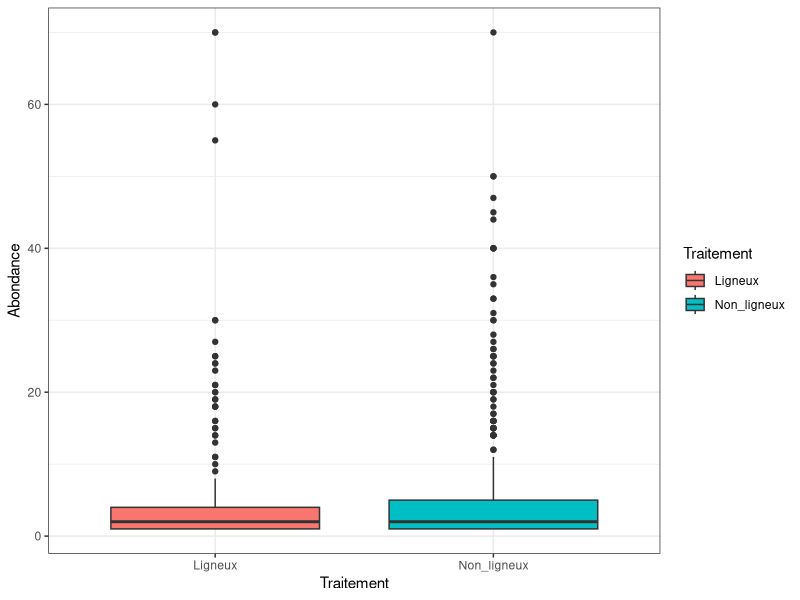
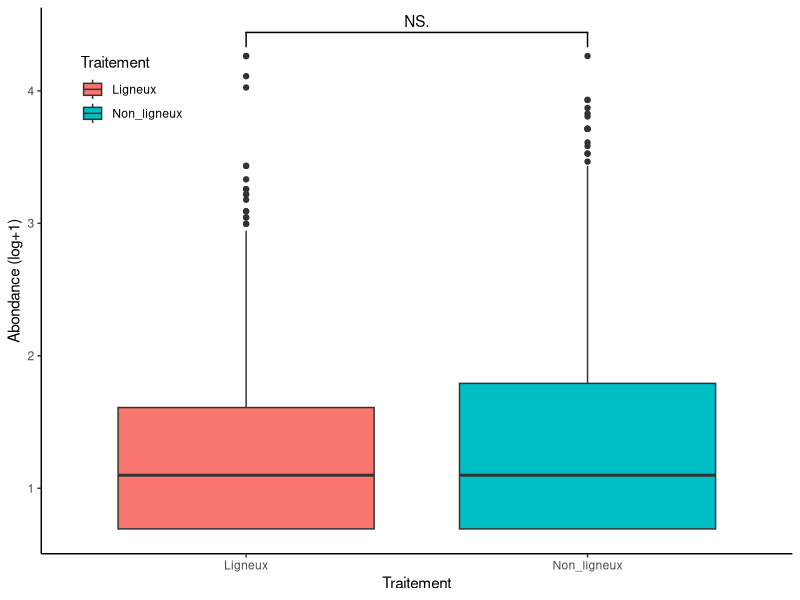
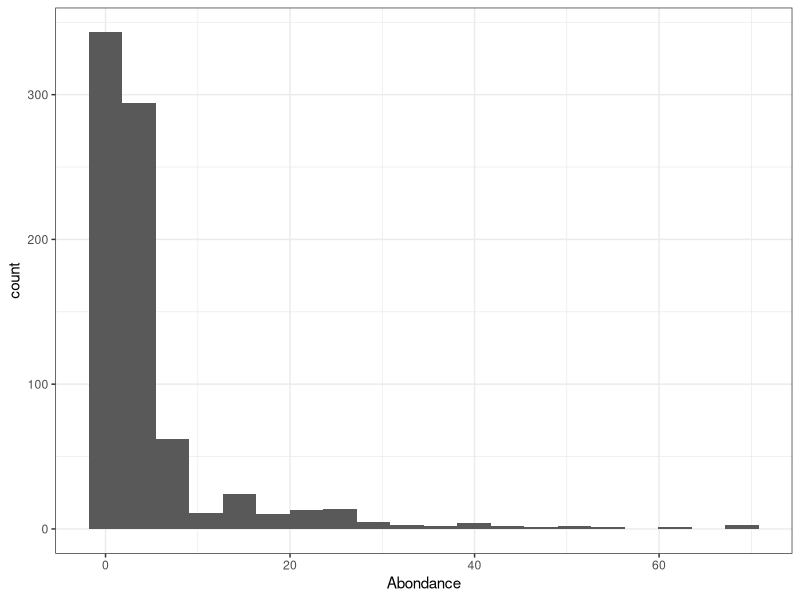
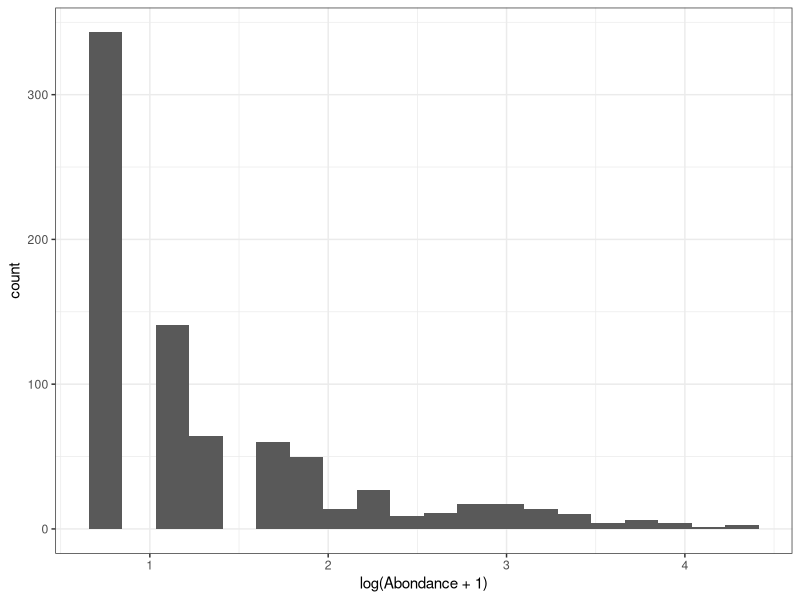
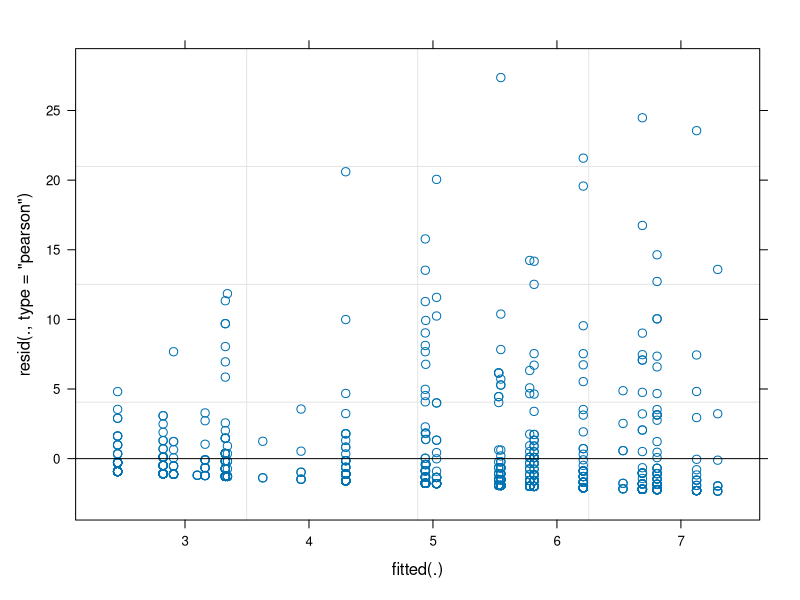
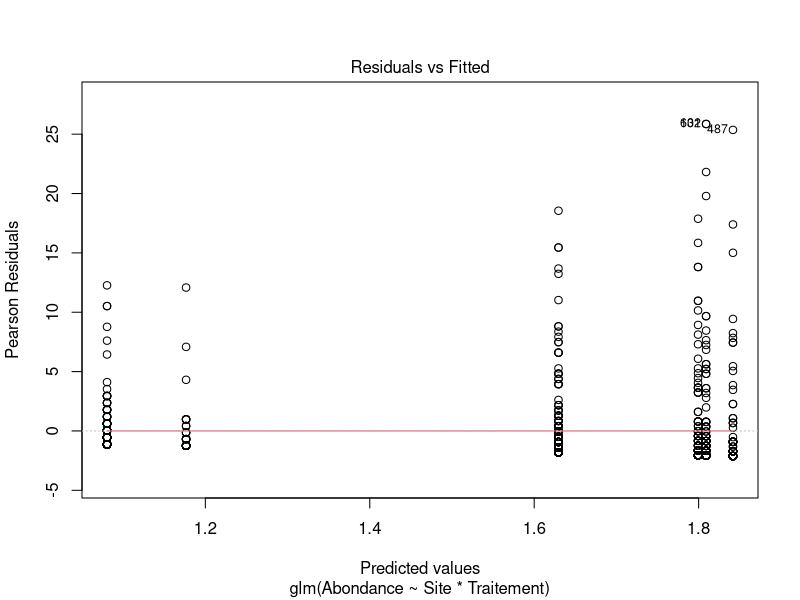
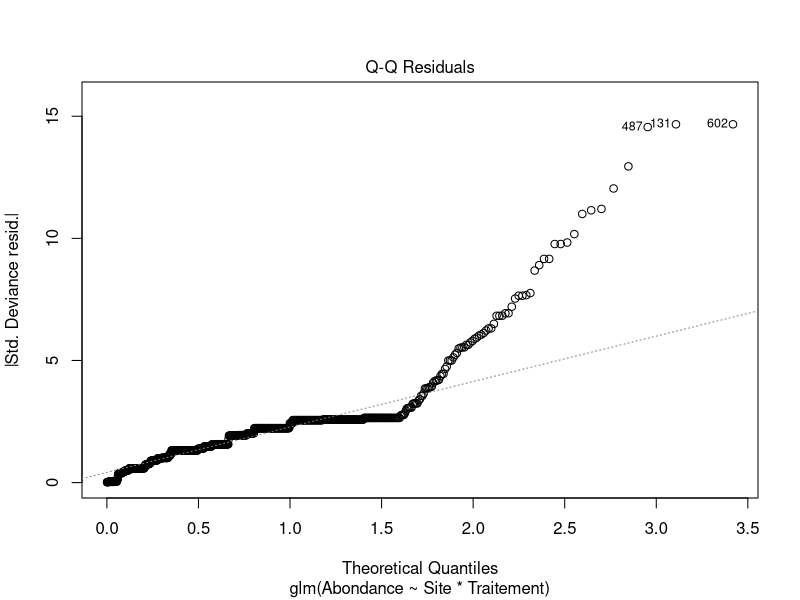
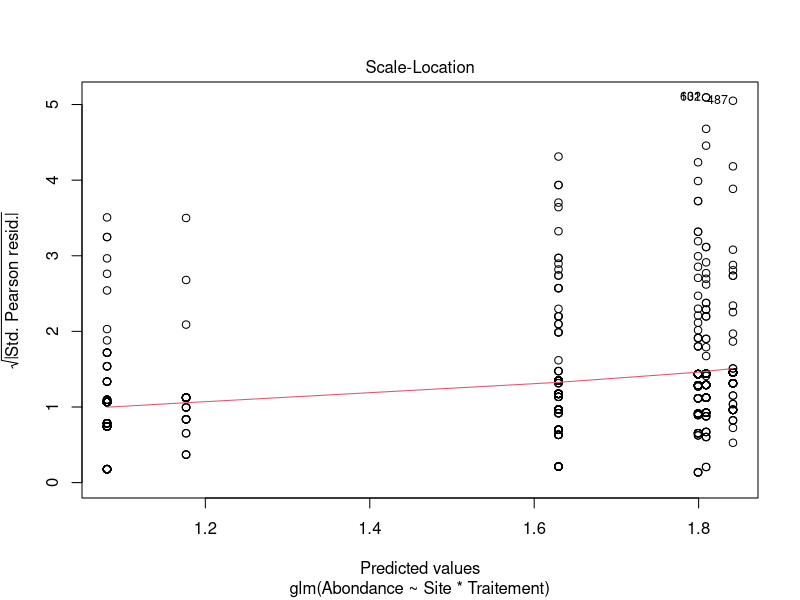

Here is the R script that generated these plots, in order: (Note: this script raises an error after producing the figures.)
## ---- chunk 1
library(dplyr)
library(tidyverse)
library(lme4)
library(vegan)
library(ade4)
library(ape)
library(MASS)
library(ggsignif)
## ---- chunk 2
setwd("~/M2/FIRE/FIRE_code")
faune_sol<-read.csv("Faune2.csv", header = T, sep=";")
## ---- chunk 3
str(faune_sol)
faune_sol$Code_barber<-as.factor(faune_sol$Code_barber)
faune_sol$Numero_barber<-as.factor(faune_sol$Numero_barber)
faune_sol$Site<-as.factor(faune_sol$Site)
faune_sol$Traitement<-as.factor(faune_sol$Traitement)
faune_sol$Repetition<-as.factor(faune_sol$Repetition)
faune_sol$Classe<-as.factor(faune_sol$Classe)
faune_sol$Ordre<-as.factor(faune_sol$Ordre)
faune_sol$Genre<-as.factor(faune_sol$Genre)
faune_sol$Espece<-as.factor(faune_sol$Espece)
faune_sol$Abondance<-as.numeric(faune_sol$Abondance)

#Set blank to NA 
faune_sol[faune_sol == ""] <- NA  

#Select rows with NAs
NA_ab<-faune_sol[is.na(faune_sol$Abondance), ]
NA_ab
## ---- chunk 4
length(unique(faune_sol$Code_barber))
length(unique(faune_sol$Numero_barber))

#je selectionne morties
morties<- filter(faune_sol, Site=='Morties')
length(unique(morties$Numero_barber))

#je selectionne buzarens
buzarens<- filter(faune_sol, Site=='Buzarens')
length(unique(buzarens$Numero_barber))

#je selectionne triballe
triballe<- filter(faune_sol, Site=='Triballe')
length(unique(triballe$Numero_barber))
## ---- chunk 5
faune_sol<-faune_sol[!faune_sol$Abondance>99,]
mean(faune_sol$Abondance)
## ---- chunk 6
ggplot(faune_sol,aes(x=Traitement,y=Abondance,fill=Traitement))+
  geom_boxplot()+
  theme_bw()

ggplot(faune_sol,aes(x=Traitement,y=log(Abondance+1),fill=Traitement))+
  geom_boxplot()+
  geom_signif(comparisons = list(c("Ligneux", "Non_ligneux")), 
              map_signif_level=TRUE)+
  ylab('Abondance (log+1)')+
  theme_classic()+
  theme(legend.position = c(0.12, 0.85),
        legend.background = element_rect(fill = "white")) 
## ---- chunk 7

ggplot(faune_sol,aes(x=Abondance))+
  geom_histogram(bins=20)+theme_bw()

ggplot(faune_sol,aes(x=log(Abondance+1)))+
  geom_histogram(bins=20)+theme_bw()
## ---- chunk 8
poiss_random<-glmer(Abondance~Site*Traitement+(1|Repetition)+(1|Parcelle), data=faune_sol, family = poisson)#AIC =  8285.4 
plot(poiss_random)

poiss<-glm(Abondance~Site*Traitement, data=faune_sol, family = poisson)
plot(poiss)
## ---- chunk 9
negbin_full<-glmer.nb(round(Abondance)~Site*Traitement+(1|Repetition)+(1|Parcelle), data=faune_sol)#AIC = 4255
plot(negbin)

negbin_Rep<-glmer.nb(round(Abondance)~Site*Traitement+(1|Repetition),data=faune_sol)#AIC = 4253.2

negbin_Parcelle<-glmer.nb(round(Abondance)~Site*Traitement+(1|Parcelle),data=faune_sol)#AIC = 4255.3 

negbin_<-glm.nb(round(Abondance)~Site*Traitement,data=faune_sol)#AIC = 4253.3 
## ---- chunk 10
negbin_add<-glmer.nb(round(Abondance)~Site+Traitement+(1|Repetition)+(1|Parcelle), data=faune_sol)#AIC = 4259.2

neg<-glmer.nb(round(Abondance)~Traitement+(1|Site)+(1|Repetition)+(1|Parcelle), data=faune_sol)#AIC = 4263.2

negbin_log<-glmer.nb(round(log(Abondance+1))~Site*Traitement+(1|Repetition)+(1|Parcelle), data=faune_sol)#AIC = 2047

poiss_log<-glmer(round(log(Abondance+1))~Site*Traitement+(1|Repetition)+(1|Parcelle), family = poisson, data=faune_sol)#AIC = 2045.4

poiss_log1<-glmer(round(log(Abondance+1))~Site*Traitement+(1|Repetition), family = poisson, data=faune_sol)#AIC = 2043.4
poiss_log2<-glmer(round(log(Abondance+1))~Site*Traitement+(1|Parcelle), family = poisson, data=faune_sol)#AIC = 2043.4

poiss_add<-glmer(round(log(Abondance+1))~Site+Traitement+(1|Repetition)+(1|Parcelle), family = poisson, data=faune_sol)#AIC = 2042

poiss_Rep<-glmer(round(log(Abondance+1))~Site+(1|Repetition)+(1|Parcelle), family = poisson, data=faune_sol)#AIC = 2043.9

poiss_traitement<-glmer(round(log(Abondance+1))~Traitement+(1|Repetition)+(1|Parcelle), family = poisson, data=faune_sol)#AIC = 2041
## ---- chunk 11
plot(poiss_add)
## ---- chunk 12

#phi <- poiss_add$deviance/(poiss_add$df.residual)
#poiss_add$deviance = 2030
#poiss_add$df.residual = 789
phi <- 2030/789
#phi = 2.57
## ---- chunk 13
#Exctration des paramètre des effets fixes
fixe<-fixef(poiss_add)
round(exp(fixe),2)
## ---- chunk 14
sub_faune<-filter(faune_sol,faune_sol$Classe=="Acari" |
                            faune_sol$Classe=="Collembola" |
                            faune_sol$Classe=="Insecta")
## ---- chunk 15
ggplot(sub_faune,aes(x=Traitement,y=Abondance,fill=Traitement))+
  geom_boxplot()+
  facet_grid(.~Classe)+
  theme_bw()
## ---- chunk 16
matrix <- faune_sol %>% 
  dplyr::select(Numero_barber, Classe, Abondance) %>% 
  group_by(Numero_barber, Classe) %>% 
  summarise(Ab = mean(Abondance)) %>% 
  pivot_wider(names_from = Classe, values_from = Ab,values_fill = 0)
matrice<-as.data.frame(matrix)
rownames(matrice) <- matrice$Numero_barber
matrice_t<-t(matrice)
matrice<-matrice[,-1]
## ---- chunk 17
mat<- faune_sol %>% 
  group_by(Numero_barber, Site, Traitement, Parcelle) %>% 
  summarise(n()) 

mat<-as.data.frame(mat)
rownames(mat) <- mat$Numero_barber

mat$Traitement<-as.factor(mat$Traitement)
mat$Site<-as.factor(mat$Site)
mat$Parcelle<-as.factor(mat$Parcelle)
mat<-mat[,-c(1,4)]

## ---- chunk 18
bc<-vegdist(matrice,method="bray")

# Distance de Bray Curtis
bc_dist=sqrt(vegdist(matrice,"bray"))
#comparaison des distance entre bray_curtis et la racine carr? de bray curtis
plot(bc,bc_dist,xlim=c(0,1), ylim=c(0,1))
abline(0,1)
#Nous pouvons faire une PcoA au vue des données obtenu via le graphe

is.euclid(bc_dist)#TRUE 
## ---- chunk 19
pcbc=dudi.pco(bc_dist,scannf = F,nf=20)

# Pourcentages associés aux axes
pourc=round((pcbc$eig/sum(pcbc$eig))*100,2)
cumsum(pourc)

s.label(pcbc$li, sub="Bray curtis")
s.class(pcbc$li,mat$Traitement,col=c(1:2),sub="Bray curtis")
s.class(pcbc$li,mat$Site,col=c(1:3),sub="Bray curtis")
s.class(pcbc$li,mat$Site,col=c(1:3),sub="Bray curtis",xax=1, yax = 3)
s.class(pcbc$li,mat$Traitement,col=c(1:2),sub="Bray curtis",xax=1, yax = 3)
## ---- chunk 20
pcobc=pcoa(bc)
biplot(pcobc, col=c("red"))
## ---- chunk 21
adonis2(bc ~ Traitement+Site, data=mat, permutations=999)
